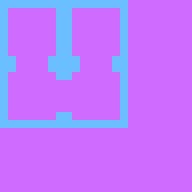

Rendered tile map (Tiled .tmx) drawn with the repository's tilesets; below, a short description and the full map source, tile grids included:
An orthogonal 24x24 tile map with 8x8 px tiles, 2 tile layers (background, walls) and 4 objects (Player, Destructable, Sign, Exit).

<map version="1.2" tiledversion="1.2.4" orientation="orthogonal" renderorder="right-down" width="24" height="24" tilewidth="8" tileheight="8" infinite="0" nextlayerid="4" nextobjectid="6">
 <tileset firstgid="1" name="mall_test_tiles" tilewidth="8" tileheight="8" tilecount="5" columns="5">
  <image source="../sprites/mall_test_tiles.png" width="40" height="8" />
 </tileset>
 <objectgroup id="3" name="myobjects">
  <object id="1" name="Player" x="24" y="24" width="8" height="8">
   <properties>
    <property name="goal" type="int" value="3" />
   </properties>
  </object>
  <object id="3" name="Destructable" x="40" y="40" width="8" height="8">
   <properties>
    <property name="active" value="sml" />
    <property name="destroyed" value="med" />
    <property name="true_name" value="block_a" />
    <property name="type" type="int" value="2" />
   </properties>
  </object>
  <object id="4" name="Sign" x="16" y="40" width="8" height="8">
   <properties>
    <property name="true_name" value="pointgiver" />
   </properties>
  </object>
  <object id="5" name="Exit" x="40" y="16" width="8" height="8">
   <properties>
    <property name="spr_name" value="sml" />
    <property name="true_name" value="exitguy" />
   </properties>
  </object>
 </objectgroup>
 <layer id="2" name="background" width="24" height="24">
  <data encoding="csv">
4,4,4,4,4,4,4,4,4,4,4,4,4,4,4,4,4,4,4,4,4,4,4,4,
4,4,4,4,4,4,4,4,4,4,4,4,4,4,4,4,4,4,4,4,4,4,4,4,
4,4,4,4,4,4,4,4,4,4,4,4,4,4,4,4,4,4,4,4,4,4,4,4,
4,4,4,4,4,4,4,4,4,4,4,4,4,4,4,4,4,4,4,4,4,4,4,4,
4,4,4,4,4,4,4,4,4,4,4,4,4,4,4,4,4,4,4,4,4,4,4,4,
4,4,4,4,4,4,4,4,4,4,4,4,4,4,4,4,4,4,4,4,4,4,4,4,
4,4,4,4,4,4,4,4,4,4,4,4,4,4,4,4,4,4,4,4,4,4,4,4,
4,4,4,4,4,4,4,4,4,4,4,4,4,4,4,4,4,4,4,4,4,4,4,4,
4,4,4,4,4,4,4,4,4,4,4,4,4,4,4,4,4,4,4,4,4,4,4,4,
4,4,4,4,4,4,4,4,4,4,4,4,4,4,4,4,4,4,4,4,4,4,4,4,
4,4,4,4,4,4,4,4,4,4,4,4,4,4,4,4,4,4,4,4,4,4,4,4,
4,4,4,4,4,4,4,4,4,4,4,4,4,4,4,4,4,4,4,4,4,4,4,4,
4,4,4,4,4,4,4,4,4,4,4,4,4,4,4,4,4,4,4,4,4,4,4,4,
4,4,4,4,4,4,4,4,4,4,4,4,4,4,4,4,4,4,4,4,4,4,4,4,
4,4,4,4,4,4,4,4,4,4,4,4,4,4,4,4,4,4,4,4,4,4,4,4,
4,4,4,4,4,4,4,4,4,4,4,4,4,4,4,4,4,4,4,4,4,4,4,4,
4,4,4,4,4,4,4,4,4,4,4,4,4,4,4,4,4,4,4,4,4,4,4,4,
4,4,4,4,4,4,4,4,4,4,4,4,4,4,4,4,4,4,4,4,4,4,4,4,
4,4,4,4,4,4,4,4,4,4,4,4,4,4,4,4,4,4,4,4,4,4,4,4,
4,4,4,4,4,4,4,4,4,4,4,4,4,4,4,4,4,4,4,4,4,4,4,4,
4,4,4,4,4,4,4,4,4,4,4,4,4,4,4,4,4,4,4,4,4,4,4,4,
4,4,4,4,4,4,4,4,4,4,4,4,4,4,4,4,4,4,4,4,4,4,4,4,
4,4,4,4,4,4,4,4,4,4,4,4,4,4,4,4,4,4,4,4,4,4,4,4,
4,4,4,4,4,4,4,4,4,4,4,4,4,4,4,4,4,4,4,4,4,4,4,4
</data>
 </layer>
 <layer id="1" name="walls" width="24" height="24">
  <properties>
   <property name="collidable" type="bool" value="true" />
  </properties>
  <data encoding="csv">
5,5,5,5,5,5,5,5,5,5,5,5,5,5,5,5,0,0,0,0,0,0,0,0,
5,0,0,0,0,0,0,5,5,0,0,0,0,0,0,5,0,0,0,0,0,0,0,0,
5,0,0,0,0,0,0,5,5,0,0,0,0,0,0,5,0,0,0,0,0,0,0,0,
5,0,0,0,0,0,0,5,5,0,0,0,0,0,0,5,0,0,0,0,0,0,0,0,
5,0,0,0,0,0,0,5,5,0,0,0,0,0,0,5,0,0,0,0,0,0,0,0,
5,0,0,0,0,0,0,5,5,0,0,0,0,0,0,5,0,0,0,0,0,0,0,0,
5,0,0,0,0,0,0,5,5,0,0,0,0,0,0,5,0,0,0,0,0,0,0,0,
5,5,0,0,0,0,5,5,5,5,0,0,0,0,5,5,0,0,0,0,0,0,0,0,
5,5,0,0,0,0,5,5,5,5,0,0,0,0,5,5,0,0,0,0,0,0,0,0,
5,0,0,0,0,0,0,5,5,0,0,0,0,0,0,5,0,0,0,0,0,0,0,0,
5,0,0,0,0,0,0,0,0,0,0,0,0,0,0,5,0,0,0,0,0,0,0,0,
5,0,0,0,0,0,0,0,0,0,0,0,0,0,0,5,0,0,0,0,0,0,0,0,
5,0,0,0,0,0,0,0,0,0,0,0,0,0,0,5,0,0,0,0,0,0,0,0,
5,0,0,0,0,0,0,0,0,0,0,0,0,0,0,5,0,0,0,0,0,0,0,0,
5,0,0,0,0,0,0,5,5,0,0,0,0,0,0,5,0,0,0,0,0,0,0,0,
5,5,5,5,5,5,5,5,5,5,5,5,5,5,5,5,0,0,0,0,0,0,0,0,
0,0,0,0,0,0,0,0,0,0,0,0,0,0,0,0,0,0,0,0,0,0,0,0,
0,0,0,0,0,0,0,0,0,0,0,0,0,0,0,0,0,0,0,0,0,0,0,0,
0,0,0,0,0,0,0,0,0,0,0,0,0,0,0,0,0,0,0,0,0,0,0,0,
0,0,0,0,0,0,0,0,0,0,0,0,0,0,0,0,0,0,0,0,0,0,0,0,
0,0,0,0,0,0,0,0,0,0,0,0,0,0,0,0,0,0,0,0,0,0,0,0,
0,0,0,0,0,0,0,0,0,0,0,0,0,0,0,0,0,0,0,0,0,0,0,0,
0,0,0,0,0,0,0,0,0,0,0,0,0,0,0,0,0,0,0,0,0,0,0,0,
0,0,0,0,0,0,0,0,0,0,0,0,0,0,0,0,0,0,0,0,0,0,0,0
</data>
 </layer>
</map>
